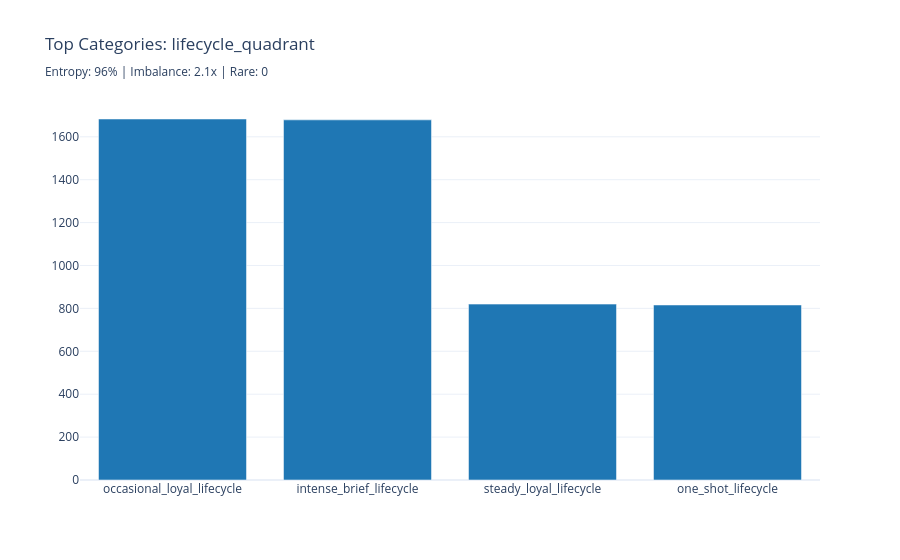
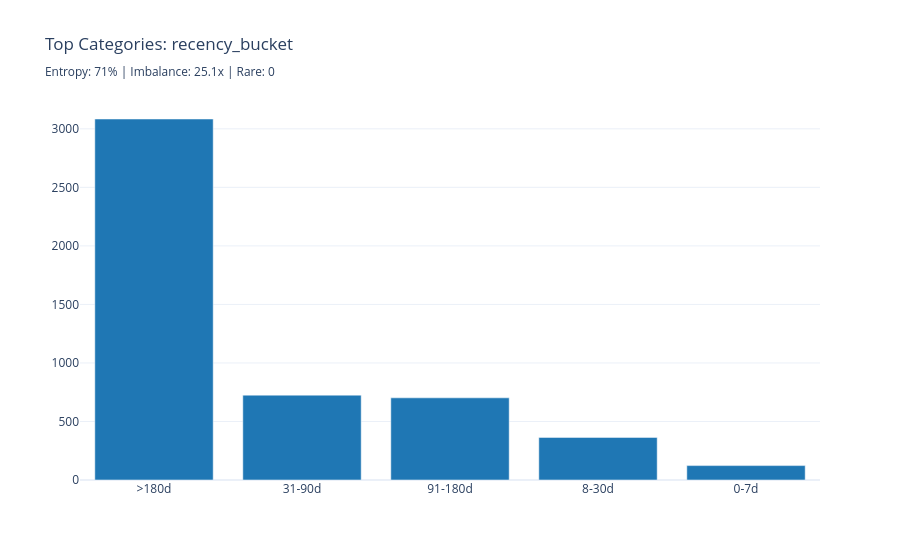

Here is the notebook cell these charts were saved with, in order:
### Markdown cell above
## 4.6 Categorical Columns Analysis

**📖 Distribution Metrics (Analogues to Numeric Skewness/Kurtosis):**

| Metric | Interpretation | Action |
|--------|---------------|--------|
| **Imbalance Ratio** | Largest / Smallest category count | > 10: Consider grouping rare categories |
| **Entropy** | Diversity measure (0 = one category, higher = more uniform) | Low entropy: May need stratified sampling |
| **Top-3 Concentration** | % of data in top 3 categories | > 90%: Rare categories may cause issues |
| **Rare Category %** | Categories with < 1% of data | High %: Group into "Other" category |

**📖 Encoding Recommendations:**
- **Low cardinality (≤5)** → One-hot encoding
- **Medium cardinality (6-20)** → One-hot or Target encoding
- **High cardinality (>20)** → Target encoding or Frequency encoding
- **Cyclical (days, months)** → Sin/Cos encoding

**⚠️ Common Issues:**
- Rare categories can cause overfitting with one-hot encoding
- High cardinality + one-hot = feature explosion
- Imbalanced categories may need special handling in train/test splits

### Code cell
# Use framework's CategoricalDistributionAnalyzer
cat_analyzer = CategoricalDistributionAnalyzer()

categorical_cols = [
    name for name, col in findings.columns.items()
    if col.inferred_type in [ColumnType.CATEGORICAL_NOMINAL, ColumnType.CATEGORICAL_ORDINAL, ColumnType.CATEGORICAL_CYCLICAL]
    and col.inferred_type != ColumnType.TEXT  # TEXT columns processed separately in 02a
    and name not in TEMPORAL_METADATA_COLS
]

# Analyze all categorical columns
cat_analyses = cat_analyzer.analyze_dataframe(df, categorical_cols)

# Get encoding recommendations
cyclical_cols = [name for name, col in findings.columns.items()
                 if col.inferred_type == ColumnType.CATEGORICAL_CYCLICAL]
cat_recommendations = cat_analyzer.get_all_recommendations(df, categorical_cols, cyclical_columns=cyclical_cols)

for col_name in categorical_cols:
    col_info = findings.columns[col_name]
    analysis = cat_analyses.get(col_name)
    rec = next((r for r in cat_recommendations if r.column_name == col_name), None)

    print(f"\n{'='*70}")
    print(f"Column: {col_name}")
    print(f"Type: {col_info.inferred_type.value} (Confidence: {col_info.confidence:.0%})")
    print("-" * 70)

    if analysis:
        print("\n📊 Distribution Metrics:")
        print(f"   Categories: {analysis.category_count}")
        print(f"   Imbalance Ratio: {analysis.imbalance_ratio:.1f}x (largest/smallest)")
        print(f"   Entropy: {analysis.entropy:.2f} ({analysis.normalized_entropy*100:.0f}% of max)")
        print(f"   Top-1 Concentration: {analysis.top1_concentration:.1f}%")
        print(f"   Top-3 Concentration: {analysis.top3_concentration:.1f}%")
        print(f"   Rare Categories (<1%): {analysis.rare_category_count}")

        # Interpretation
        print("\n📈 Interpretation:")
        if analysis.has_low_diversity:
            print("   ⚠️ LOW DIVERSITY: Distribution dominated by few categories")
        elif analysis.normalized_entropy > 0.9:
            print("   ✓ HIGH DIVERSITY: Categories are relatively balanced")
        else:
            print("   ✓ MODERATE DIVERSITY: Some category dominance but acceptable")

        if analysis.imbalance_ratio > 100:
            print("   🔴 SEVERE IMBALANCE: Rarest category has very few samples")
        elif analysis.is_imbalanced:
            print("   🟡 MODERATE IMBALANCE: Consider grouping rare categories")

        # Recommendations
        if rec:
            print("\n🔧 Recommendations:")
            print(f"   Encoding: {rec.encoding_type.value}")
            print(f"   Reason: {rec.reason}")
            print(f"   Priority: {rec.priority}")

            if rec.preprocessing_steps:
                print("   Preprocessing:")
                for step in rec.preprocessing_steps:
                    print(f"      • {step}")

            if rec.warnings:
                for warn in rec.warnings:
                    print(f"   ⚠️ {warn}")

    # Visualization
    value_counts = df[col_name].value_counts()
    subtitle = f"Entropy: {analysis.normalized_entropy*100:.0f}% | Imbalance: {analysis.imbalance_ratio:.1f}x | Rare: {analysis.rare_category_count}" if analysis else ""
    fig = charts.bar_chart(
        value_counts.head(10).index.tolist(),
        value_counts.head(10).values.tolist(),
        title=f"Top Categories: {col_name}<br><sub>{subtitle}</sub>"
    )
    display_figure(fig)

# Summary table and add recommendations to registry
if cat_analyses:
    print("\n" + "=" * 70)
    print("CATEGORICAL COLUMNS SUMMARY")
    print("=" * 70)
    summary_data = []
    for col_name, analysis in cat_analyses.items():
        rec = next((r for r in cat_recommendations if r.column_name == col_name), None)
        summary_data.append({
            "Column": col_name,
            "Categories": analysis.category_count,
            "Imbalance": f"{analysis.imbalance_ratio:.1f}x",
            "Entropy": f"{analysis.normalized_entropy*100:.0f}%",
            "Top-3 Conc.": f"{analysis.top3_concentration:.1f}%",
            "Rare (<1%)": analysis.rare_category_count,
            "Encoding": rec.encoding_type.value if rec else "N/A"
        })

        # Add encoding recommendation to Gold layer
        if rec and registry.gold:
            registry.add_gold_encoding(
                column=col_name,
                method=rec.encoding_type.value,
                rationale=rec.reason,
                source_notebook="04_column_deep_dive"
            )

    display_table(native_pd.DataFrame(summary_data))

    if registry.gold:
        print(f"\n✅ Added {len(cat_recommendations)} encoding recommendations to Gold layer")

### Figure 1 — Plotly figure (JSON) as saved in the notebook; plotly's stock layout.template omitted (floating-point values rounded to 4 significant figures)
{"data": [{"marker": {"color": "#1f77b4"}, "type": "bar", "x": ["occasional_loyal_lifecycle", "intense_brief_lifecycle", "steady_loyal_lifecycle", "one_shot_lifecycle"], "y": [1683, 1679, 820, 816]}], "layout": {"title": {"text": "Top Categories: lifecycle_quadrant<br><sub>Entropy: 96% | Imbalance: 2.1x | Rare: 0</sub>"}, "xaxis": {"title": {}}, "yaxis": {"title": {}}}}

### Figure 2 — Plotly figure (JSON) as saved in the notebook; plotly's stock layout.template omitted (floating-point values rounded to 4 significant figures)
{"data": [{"marker": {"color": "#1f77b4"}, "type": "bar", "x": [">180d", "31-90d", "91-180d", "8-30d", "0-7d"], "y": [3084, 725, 702, 364, 123]}], "layout": {"title": {"text": "Top Categories: recency_bucket<br><sub>Entropy: 71% | Imbalance: 25.1x | Rare: 0</sub>"}, "xaxis": {"title": {}}, "yaxis": {"title": {}}}}
